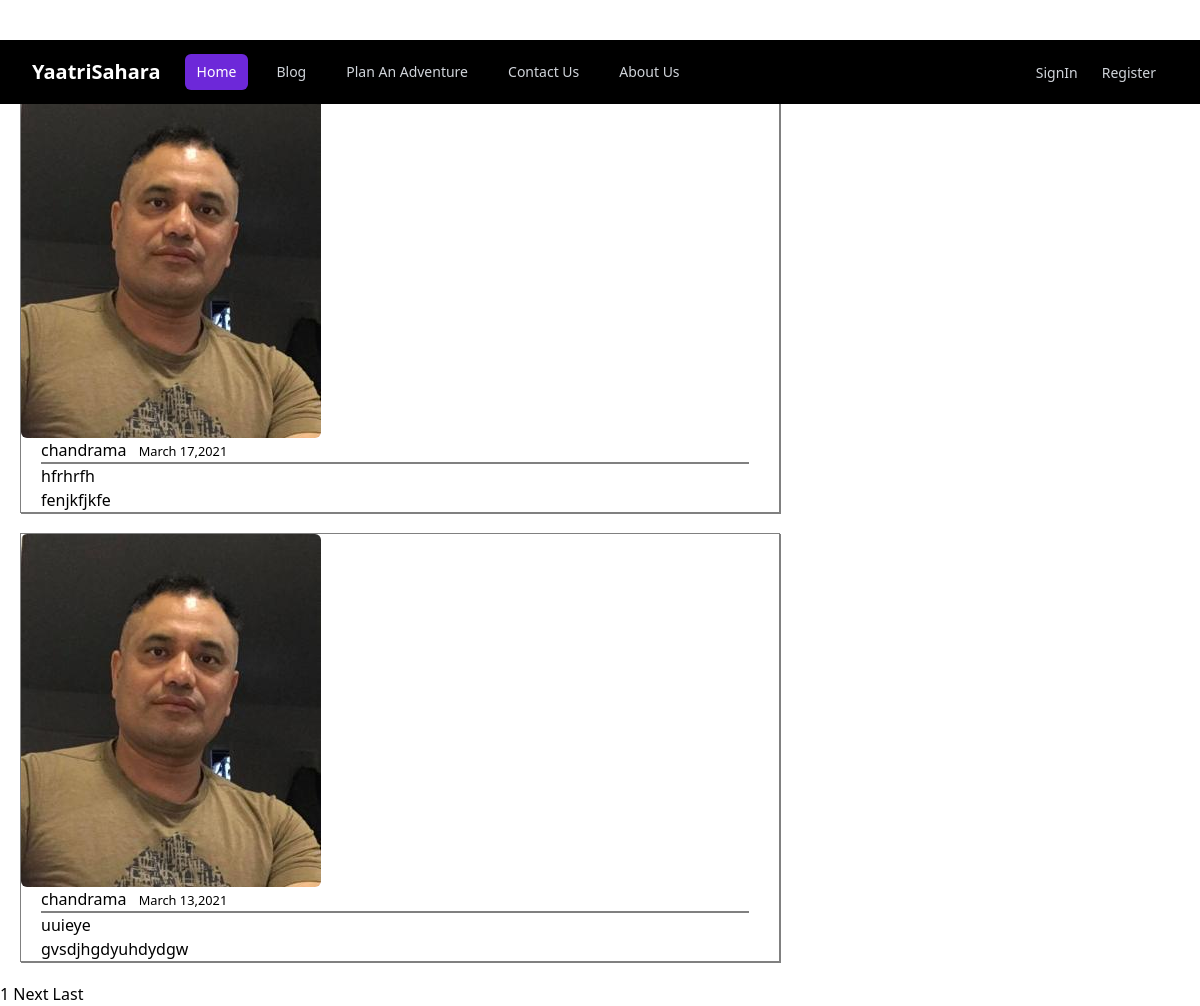
/user/chandrama, run on the app's committed database.
### yaatri/models.py (models this page shows, shortened)
class Post(models.Model):
    title=models.CharField(max_length=100)
    content=models.TextField()
    date_posted=models.DateTimeField(default=timezone.now)
    author=models.ForeignKey(User,on_delete=models.CASCADE)

### users/models.py (models this page shows, shortened)
class Profile(models.Model):
    user=models.OneToOneField(User,on_delete=models.CASCADE)
    image=models.ImageField(default='default.jpg',upload_to='profile_pics')

### yaatri/views.py (the view)
# urls.py: path('user/<str:username>', UserPostListView.as_view(),name='user-posts'),
class UserPostListView(ListView):
    model=Post
    template_name = 'yaatri/user_posts.html'
    context_object_name = 'posts'
    paginate_by=2
    def get_queryset(self):
        user=get_object_or_404(User,username=self.kwargs.get('username'))
        return Post.objects.filter(author=user).order_by('-date_posted')

### yaatri/templates/yaatri/user_posts.html (shortened to what this page needs)
{% include 'yaatri/base.html' %}
{% block css %}
<link rel="stylesheet" href="/static/css/blog.css">
{% endblock css %}
{% block blog %}
<div class="container">
    <h1>Posts by {{ view.kwargs.username }} ({{ page_obj.paginator.count }})</h1>
    {% for post in posts %}
     <article class="sub-container" >
         <img class="rounded-md" src="{{post.author.profile.image.url}}" alt="">
          <div class="sub-subcont">
            <div class=" underline" >
              <a class="mr-2" href="{% url 'user-posts' post.author.username %}">{{ post.author }}</a>
              <small class="text-muted">{{ post.date_posted|date:"F d,Y" }}</small>
            </div>
            <h2><a  href="{% url 'post-detail' post.id %}">{{ post.title }}</a></h2>
            <p >{{ post.content }}</p>
          </div>
     </article>
    {% endfor %}
    {% if is_paginated %}
        {% for num in page_obj.paginator.page_range %}
            {% if page_obj.number == num %}
                <a href="?page={{num}}">{{ num }}</a>
            {% endif %}
        {% endfor %}
        {% if page_obj.has_next %}
            <a href="?page={{ page_obj.next_page_number }}">Next</a>
            <a href="?page={{ page_obj.paginator.num_pages }}">Last</a>
        {% endif %}
    {% endif %}
</div>
{% endblock blog %}

### static/css/blog.css (style rules this page uses)
.container { width:100vh; height:300px; background-color:white; margin-top:40px; }
.underline { text-decoration:none; display:inline-block; width:96%; border-bottom:2px solid grey; }
.sub-container { border:1px solid grey; box-shadow:1px 1px grey; margin:20px; }
.sub-subcont { padding-left:20px; }

### yaatri/templates/yaatri/base.html (style rules this page uses)
body { overflow-x:hidden !important }

### data on the page
Post: author.profile.image (picture), author "chandrama", date_posted "March 17,2021", title "hfrhrfh", content "fenjkfjkfe"
Post: author.profile.image (picture), author "chandrama", date_posted "March 13,2021", title "uuieye", content "gvsdjhgdyuhdydgw"

### other printed values
{{ num }} "1"
